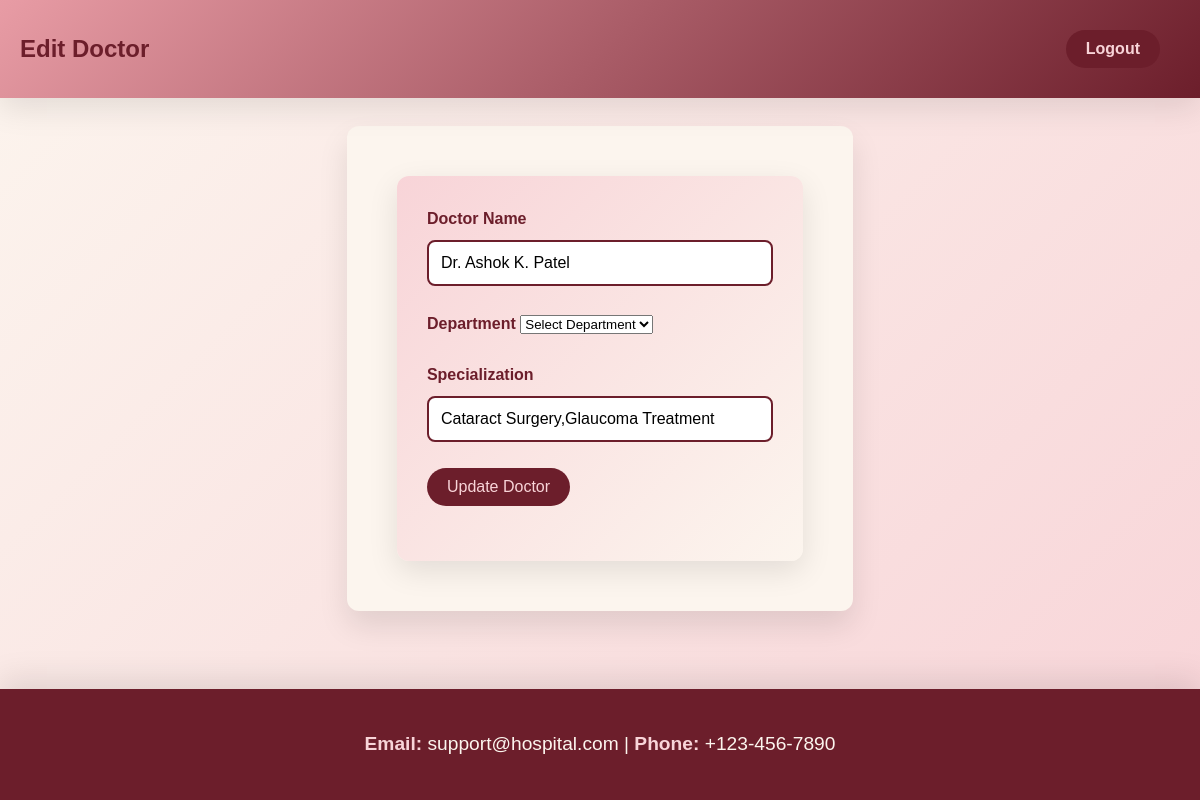
Page /edit_doctor/D001 on the committed database.
### models.py (models this page shows)
class Doctor(db.Model):
    doctor_id = db.Column(db.String(10), primary_key=True)
    doctor_name = db.Column(db.String(50), nullable=False)
    department_id = db.Column(db.Integer, db.ForeignKey('department.department_id'), nullable=False)
    specialization = db.Column(db.String(80), nullable=False)
    department = db.relationship('Department', backref='doctors')

### app.py (the view, shortened to what this page needs)
@app.route('/edit_doctor/<string:doctor_id>', methods=['GET', 'POST'])
def edit_doctor(doctor_id):
    doctor = Doctor.query.get(doctor_id)
    if not doctor:
        flash("Doctor not found!", "error")
        return redirect(url_for('admin_dashboard'))
    departments = Department.query.all()
    return render_template('edit_doctor.html', doctor=doctor, departments=departments)

### templates/edit_doctor.html (shortened to what this page needs)
<!DOCTYPE html>
<html>
<head>
    <link rel="stylesheet" href="{{ url_for('static', filename='style2.css') }}">
</head>
<body>
    <header>
        <div class="container">
            <nav class="main-nav">
                <ul>
                    <li>
                        <h2 style="color: #6C1E2B">Edit Doctor</h2>
                    </li>
                </ul>
            </nav>
            <div class="button-container">
                <form action="{{ url_for('logout') }}" method="POST">
                    <button type="submit" class="nav-button"><b>Logout</b></button>
                </form>
            </div>
        </div>
    </header>
    <main>
        <section id="appointment-actions">
            <div class="container">
                <form method="POST">
                    <label>Doctor Name</label>
                    <input type="text" name="doctor_name" value="{{ doctor.doctor_name }}" required><br><br>
                    <label>Department</label>
                    <select name="department_id" required>
                        <option value="">Select Department</option>
                    </select><br><br>
                    <label>Specialization</label>
                    <input type="text" name="specialization" value="{{doctor.specialization}}" required><br><br>
                    <button class="nav-button" type="submit">Update Doctor</button>
                </form>
                <br>
            </div>
        </section>
    </main>
    <footer id="contactUs">
        <div class="container">
            <p><strong>Email:</strong> support@hospital.com |
                <strong>Phone:</strong> +123-456-7890
            </p>
        </div>
    </footer>
</body>
</html>

### static/style2.css (style rules this page uses)
* { margin: 0; padding: 0; box-sizing: border-box; }
html { scroll-behavior: smooth; }
body { font-family: 'Arial', sans-serif; background: linear-gradient(135deg, #FCF5EE, #F8D4D8); color: #6C1E2B; line-height: 1.6; min-height: 100vh; display: flex; flex-direction: column; justify-content: space-between; }
header { background: linear-gradient(135deg, #E89CA5, #6C1E2B); color: #FCF5EE; padding: 10px 0; box-shadow: 0 10px 30px rgba(0, 0, 0, 0.1); position: sticky; top: 0; z-index: 100; }
header .container { display: flex; justify-content: space-between; align-items: center; max-width: 1200px; margin: 0 auto; padding: 0 20px; }
nav ul { list-style-type: none; display: flex; }
nav ul li { margin-left: 30px; }
nav ul li:first-child { margin-left: 0; }
.button-container { display: flex; gap: 10px; justify-content: flex-end; padding: 20px; }
.nav-button { background-color: #6C1E2B; color: #F8D4D8; border: none; border-radius: 20px; padding: 10px 20px; font-size: 16px; font-weight: 800px; cursor: pointer; transition: all 0.3s ease; }
main { padding: 50px 50px; max-width: 1200px; margin: 0 auto; background-color: #FCF5EE; box-shadow: 0 15px 30px rgba(0, 0, 0, 0.1); border-radius: 12px; margin-top: 20px; margin-bottom: 20px; }
footer { background: #6C1E2B; color: #FCF5EE; padding: 40px 20px; text-align: center; box-shadow: 0 -10px 30px rgba(0, 0, 0, 0.1); margin-top: 50px; }
footer .container { max-width: 1000px; margin: 0 auto; padding: 0 20px; }
footer p { color: #FCF5EE; font-size: 1.2rem; white-space: normal; word-break: break-word; }
footer p strong { color: #F8D4D8; }
section { padding: 30px; border-radius: 12px; background: linear-gradient(135deg, #F8D4D8, #FCF5EE); box-shadow: 0 10px 30px rgba(0, 0, 0, 0.1); transition: transform 0.3s ease, box-shadow 0.3s ease; }
main { padding: 50px; max-width: 1200px; margin: 0 auto; background-color: #FCF5EE; box-shadow: 0 15px 30px rgba(0, 0, 0, 0.1); border-radius: 12px; margin-top: 20px; margin-bottom: 20px; }
label { font-weight: bold; font-size: 16px; }
input[type="text"], textarea { width: 100%; padding: 12px; margin-top: 8px; border-radius: 8px; border: 2px solid #6C1E2B; resize: none; font-size: 16px; }

### rows in the picture
Doctor: doctor_name "Dr. Ashok K. Patel", specialization "Cataract Surgery,Glaucoma Treatment"
